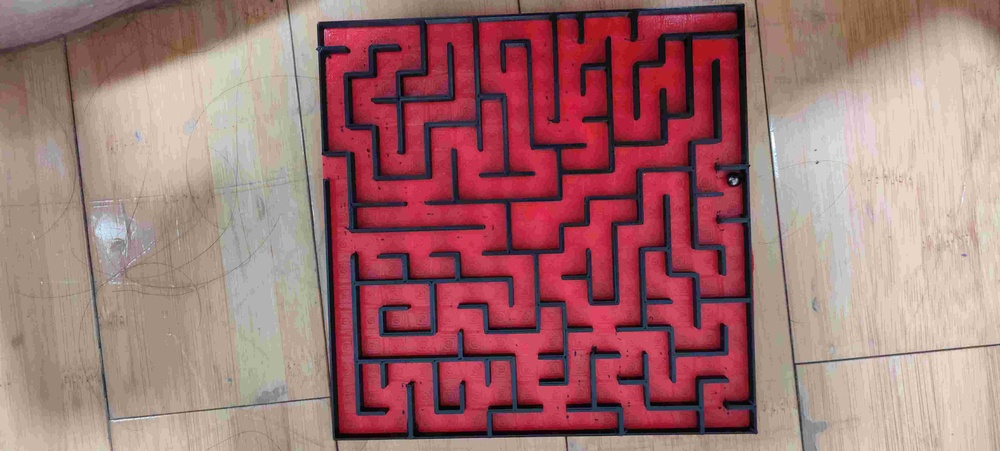
#> input picture python/img/maze_pic_1.jpg, 1000 x 451 px, shrunk from 4608 x 2080 before the run
$ python Edge_detect.py
#> lines starting #> are read from the running program, lines starting #| are printed output that depends on the picture; after the words box and inside, x2 and y2 are one past the last pixel; in counts of white or black regions, pixels touching at a corner belong together
import cv2 as cv
import numpy as np
from matplotlib import pyplot as plt
from pathlib import Path

imagePath = Path.joinpath(Path(__file__).parent.resolve(), 'img', 'maze_pic_1.jpg').__str__()
img = cv.imread(imagePath,cv.IMREAD_COLOR) #Reading Image as BGR
#> img is the input picture: shape (451, 1000, 3); mean B, G, R 114.6, 114.4, 161.6

#h, w = img.shape[:2];

b,g,r=cv.split(img) #Saved image is in RBG decomposing RGB
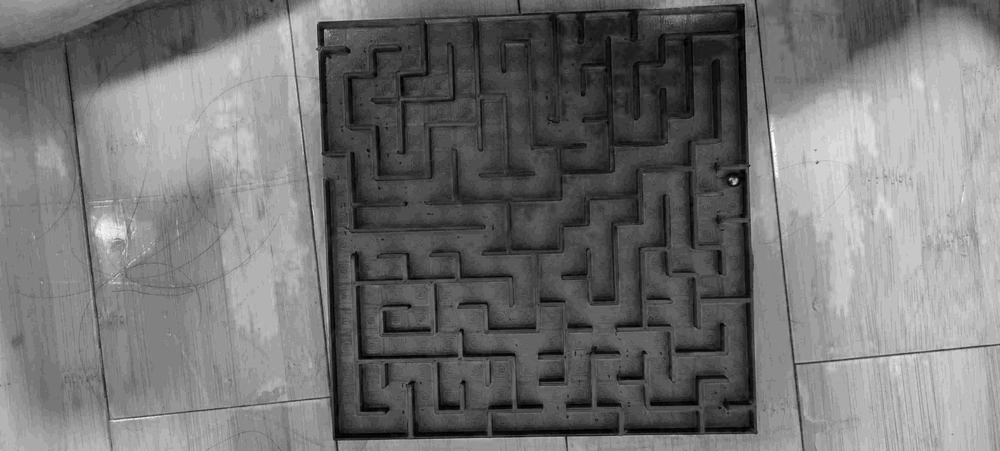
#> b: shape (451, 1000); min 0, max 255, mean 114.6
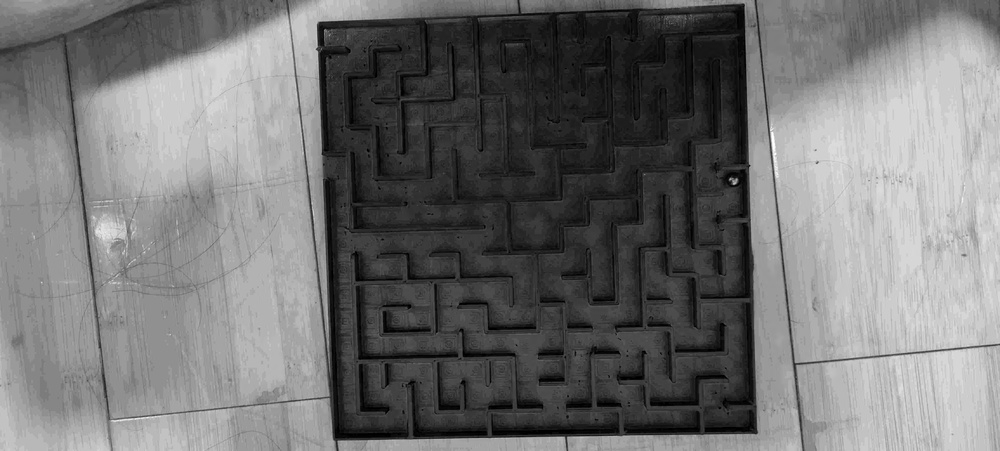
#> g: shape (451, 1000); min 0, max 255, mean 114.4
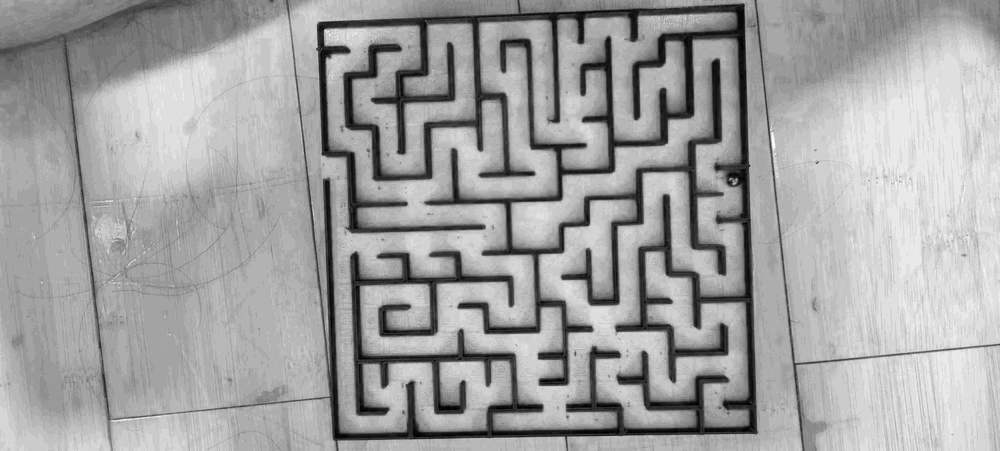
#> r: shape (451, 1000); min 0, max 255, mean 161.6
img=cv.merge((r,g*0,b*0)) #Merging RGB as BGR and eliminating G and B components
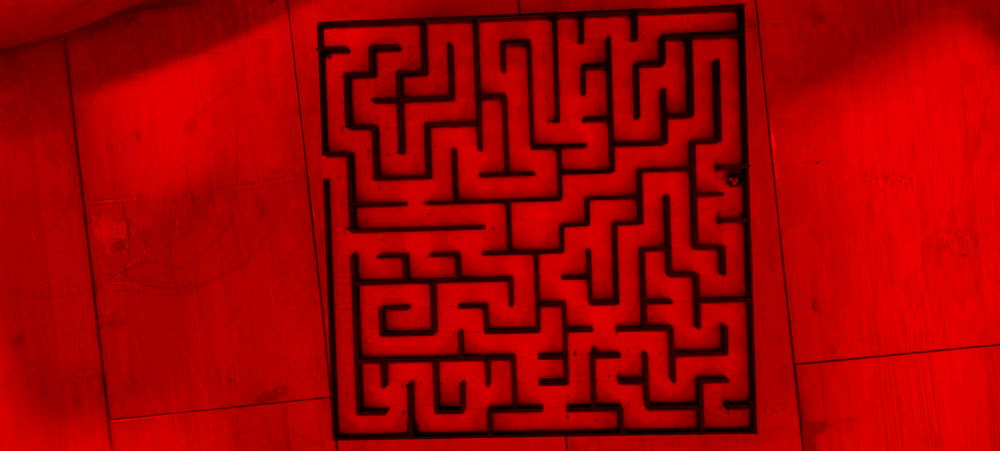
#> img: shape (451, 1000, 3); mean R, G, B 161.6, 0, 0
img=cv.addWeighted(img,2,img,0,0) #Increasing contrast
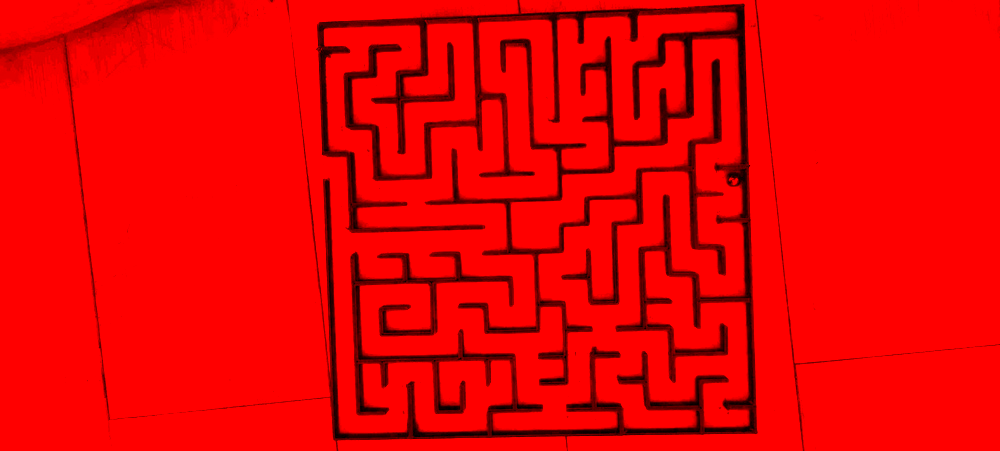
#> img: shape (451, 1000, 3); mean R, G, B 234.3, 0, 0
img=cv.cvtColor(img,cv.COLOR_BGR2GRAY) #Converting to grayscale
#> img: shape (451, 1000)
mask = cv.inRange(img, 100, 255);
#> mask: shape (451, 1000); every value is 0
_,img = cv.threshold(img,20,255,cv.THRESH_BINARY) #Thresholding image to convert to BW
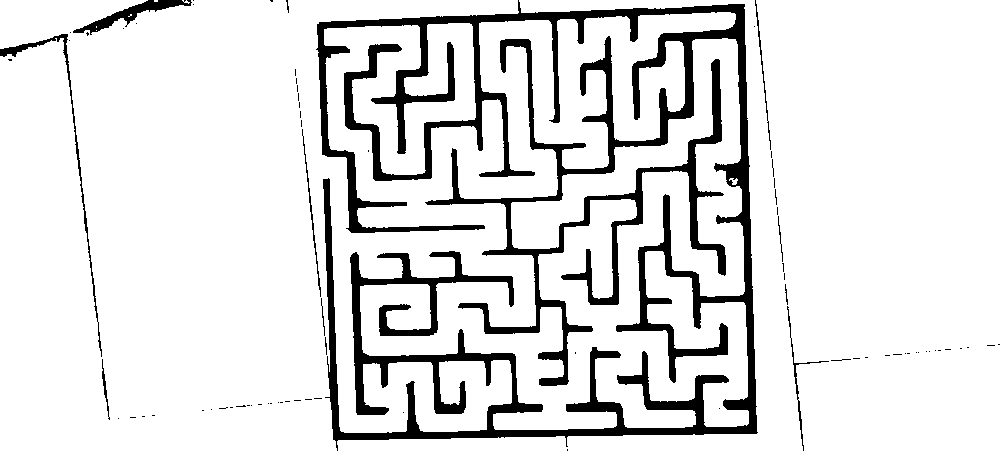
#> img: shape (451, 1000); 88.3% white; 79 black regions (67 under 20 px), largest, box (x1, y1, x2, y2) and area: (316, 0, 758, 451) 49692, (73, 0, 192, 35) 990, (0, 34, 102, 357) 959


kernel = np.ones((10,10),np.uint8) #Setting kernel for morphing
img = cv.morphologyEx(img, cv.MORPH_CLOSE, kernel) #Close morphing (Dilation followed by erosion eliminates black dots)
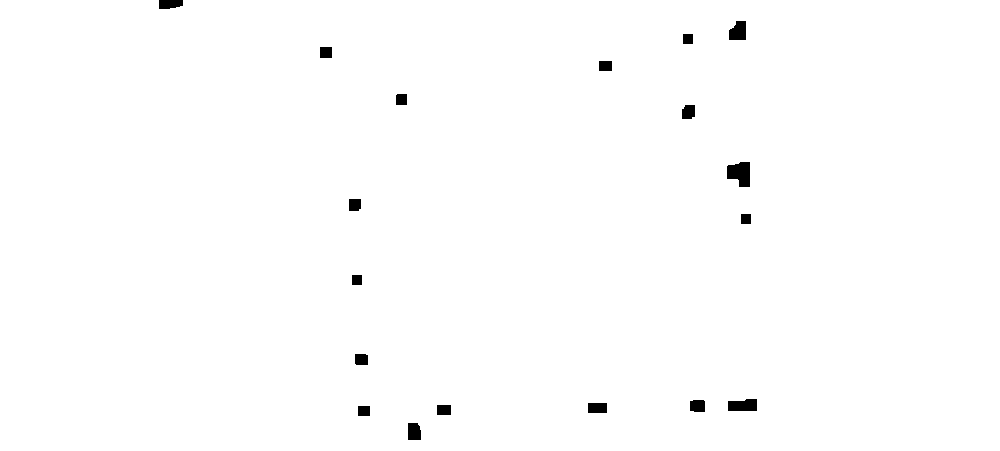
#> img: shape (451, 1000); 99.3% white; 18 black regions, largest, box (x1, y1, x2, y2) and area: (727, 162, 750, 187) 446, (728, 399, 757, 411) 313, (729, 21, 746, 40) 275

kernel = cv.getStructuringElement(cv.MORPH_ELLIPSE,(15,15)) #Setting kernel for morphing
#kernel = np.ones((10,10),np.uint8) #Setting kernel for morphing
img = cv.morphologyEx(img, cv.MORPH_OPEN, kernel)  #Open morphing (Erosion followed by Dilation eliminates white dots)
#> img: shape (451, 1000); 99.3% white; 18 black regions, largest, box (x1, y1, x2, y2) and area: (727, 162, 750, 187) 459, (728, 399, 757, 411) 316, (729, 21, 746, 40) 277

# img = cv.Canny(img,0,255) #Canny edge detection


# plt.imshow(img,'gray')
plt.imshow(img)
plt.show()
